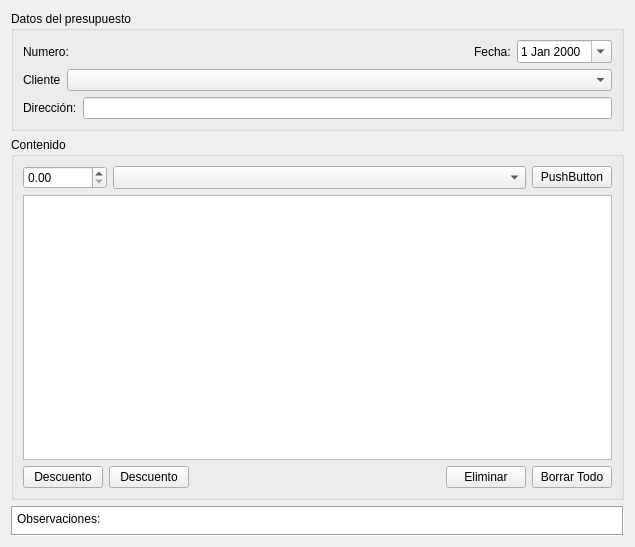
<?xml version="1.0" encoding="UTF-8"?>
<ui version="4.0">
 <class>FormPresupuestoBase</class>
 <widget class="QWidget" name="FormPresupuestoBase">
  <property name="geometry">
   <rect>
    <x>0</x>
    <y>0</y>
    <width>635</width>
    <height>547</height>
   </rect>
  </property>
  <property name="windowTitle">
   <string>Form</string>
  </property>
  <layout class="QVBoxLayout" name="verticalLayout_3">
   <item>
    <widget class="QGroupBox" name="groupBox">
     <property name="title">
      <string>Datos del presupuesto</string>
     </property>
     <layout class="QVBoxLayout" name="verticalLayout_2">
      <item>
       <layout class="QHBoxLayout" name="horizontalLayout_4">
        <item>
         <widget class="QLabel" name="LNumeroComprobante">
          <property name="text">
           <string>Numero:</string>
          </property>
         </widget>
        </item>
        <item>
         <spacer name="horizontalSpacer_2">
          <property name="orientation">
           <enum>Qt::Horizontal</enum>
          </property>
          <property name="sizeType">
           <enum>QSizePolicy::MinimumExpanding</enum>
          </property>
          <property name="sizeHint" stdset="0">
           <size>
            <width>40</width>
            <height>20</height>
           </size>
          </property>
         </spacer>
        </item>
        <item>
         <layout class="QHBoxLayout" name="_3">
          <item>
           <widget class="QLabel" name="label">
            <property name="text">
             <string>Fecha:</string>
            </property>
           </widget>
          </item>
          <item>
           <widget class="QDateEdit" name="dEFecha">
            <property name="calendarPopup">
             <bool>true</bool>
            </property>
           </widget>
          </item>
         </layout>
        </item>
       </layout>
      </item>
      <item>
       <layout class="QHBoxLayout" name="horizontalLayout_3">
        <item>
         <widget class="QLabel" name="label_4">
          <property name="text">
           <string>Cliente</string>
          </property>
         </widget>
        </item>
        <item>
         <widget class="ECBClientes" name="CBCliente">
          <property name="sizePolicy">
           <sizepolicy hsizetype="MinimumExpanding" vsizetype="Fixed">
            <horstretch>0</horstretch>
            <verstretch>0</verstretch>
           </sizepolicy>
          </property>
         </widget>
        </item>
       </layout>
      </item>
      <item>
       <layout class="QHBoxLayout" name="horizontalLayout_2">
        <item>
         <widget class="QLabel" name="label_3">
          <property name="text">
           <string>Dirección:</string>
          </property>
         </widget>
        </item>
        <item>
         <widget class="QLineEdit" name="LEDireccion"/>
        </item>
       </layout>
      </item>
     </layout>
    </widget>
   </item>
   <item>
    <widget class="QGroupBox" name="GBContenido">
     <property name="title">
      <string>Contenido</string>
     </property>
     <layout class="QVBoxLayout" name="verticalLayout">
      <item>
       <layout class="QHBoxLayout" name="horizontalLayout_5">
        <item>
         <widget class="EDSBPrecio" name="DSBCant">
          <property name="maximum">
           <double>1000000000.000000000000000</double>
          </property>
         </widget>
        </item>
        <item>
         <widget class="ECBProductos" name="CBProductos">
          <property name="sizePolicy">
           <sizepolicy hsizetype="MinimumExpanding" vsizetype="Minimum">
            <horstretch>0</horstretch>
            <verstretch>0</verstretch>
           </sizepolicy>
          </property>
         </widget>
        </item>
        <item>
         <widget class="QPushButton" name="PBAgregar">
          <property name="text">
           <string>PushButton</string>
          </property>
         </widget>
        </item>
       </layout>
      </item>
      <item>
       <widget class="QTableView" name="TVContenido"/>
      </item>
      <item>
       <layout class="QHBoxLayout" name="horizontalLayout">
        <item>
         <widget class="QPushButton" name="PBAgregarDescuento">
          <property name="text">
           <string>Descuento</string>
          </property>
         </widget>
        </item>
        <item>
         <widget class="QPushButton" name="PBEliminarDescuento">
          <property name="text">
           <string>Descuento</string>
          </property>
         </widget>
        </item>
        <item>
         <spacer name="horizontalSpacer">
          <property name="orientation">
           <enum>Qt::Horizontal</enum>
          </property>
          <property name="sizeHint" stdset="0">
           <size>
            <width>40</width>
            <height>20</height>
           </size>
          </property>
         </spacer>
        </item>
        <item>
         <widget class="QPushButton" name="PBEliminar">
          <property name="text">
           <string>Eliminar</string>
          </property>
         </widget>
        </item>
        <item>
         <widget class="QPushButton" name="PBEliminarTodo">
          <property name="text">
           <string>Borrar Todo</string>
          </property>
         </widget>
        </item>
       </layout>
      </item>
     </layout>
    </widget>
   </item>
   <item>
    <widget class="QPlainTextEdit" name="PTEObservaciones">
     <property name="sizePolicy">
      <sizepolicy hsizetype="Minimum" vsizetype="Minimum">
       <horstretch>0</horstretch>
       <verstretch>0</verstretch>
      </sizepolicy>
     </property>
     <property name="maximumSize">
      <size>
       <width>16777215</width>
       <height>30</height>
      </size>
     </property>
     <property name="frameShape">
      <enum>QFrame::Box</enum>
     </property>
     <property name="frameShadow">
      <enum>QFrame::Sunken</enum>
     </property>
     <property name="plainText">
      <string>Observaciones: </string>
     </property>
     <property name="textInteractionFlags">
      <set>Qt::TextEditorInteraction</set>
     </property>
    </widget>
   </item>
  </layout>
 </widget>
 <customwidgets>
  <customwidget>
   <class>ECBProductos</class>
   <extends>QComboBox</extends>
   <header>ecbproductos.h</header>
  </customwidget>
  <customwidget>
   <class>EDSBPrecio</class>
   <extends>QDoubleSpinBox</extends>
   <header>edsbprecio.h</header>
  </customwidget>
  <customwidget>
   <class>ECBClientes</class>
   <extends>QComboBox</extends>
   <header>ecbclientes.h</header>
  </customwidget>
 </customwidgets>
 <resources/>
 <connections/>
</ui>
